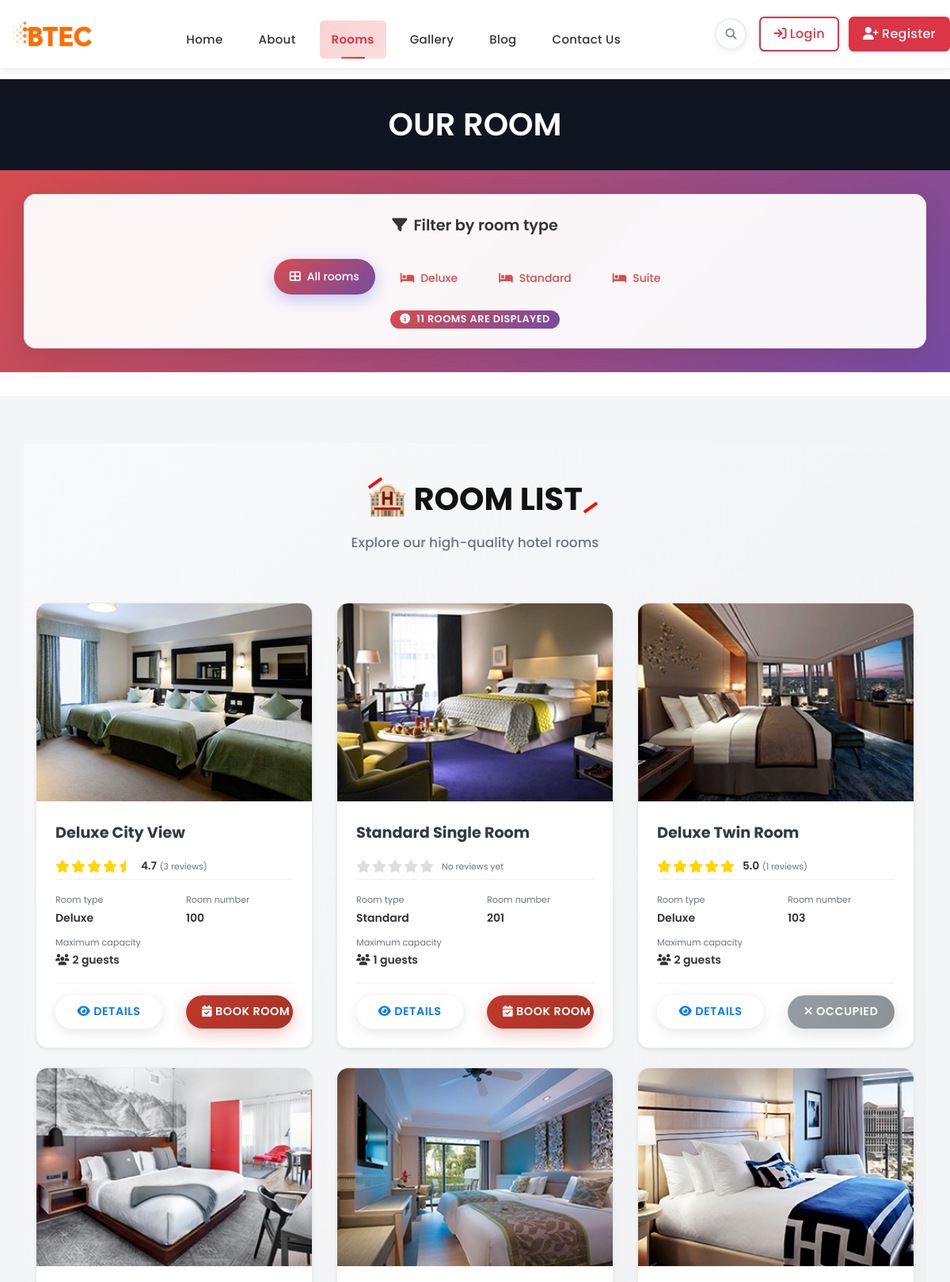
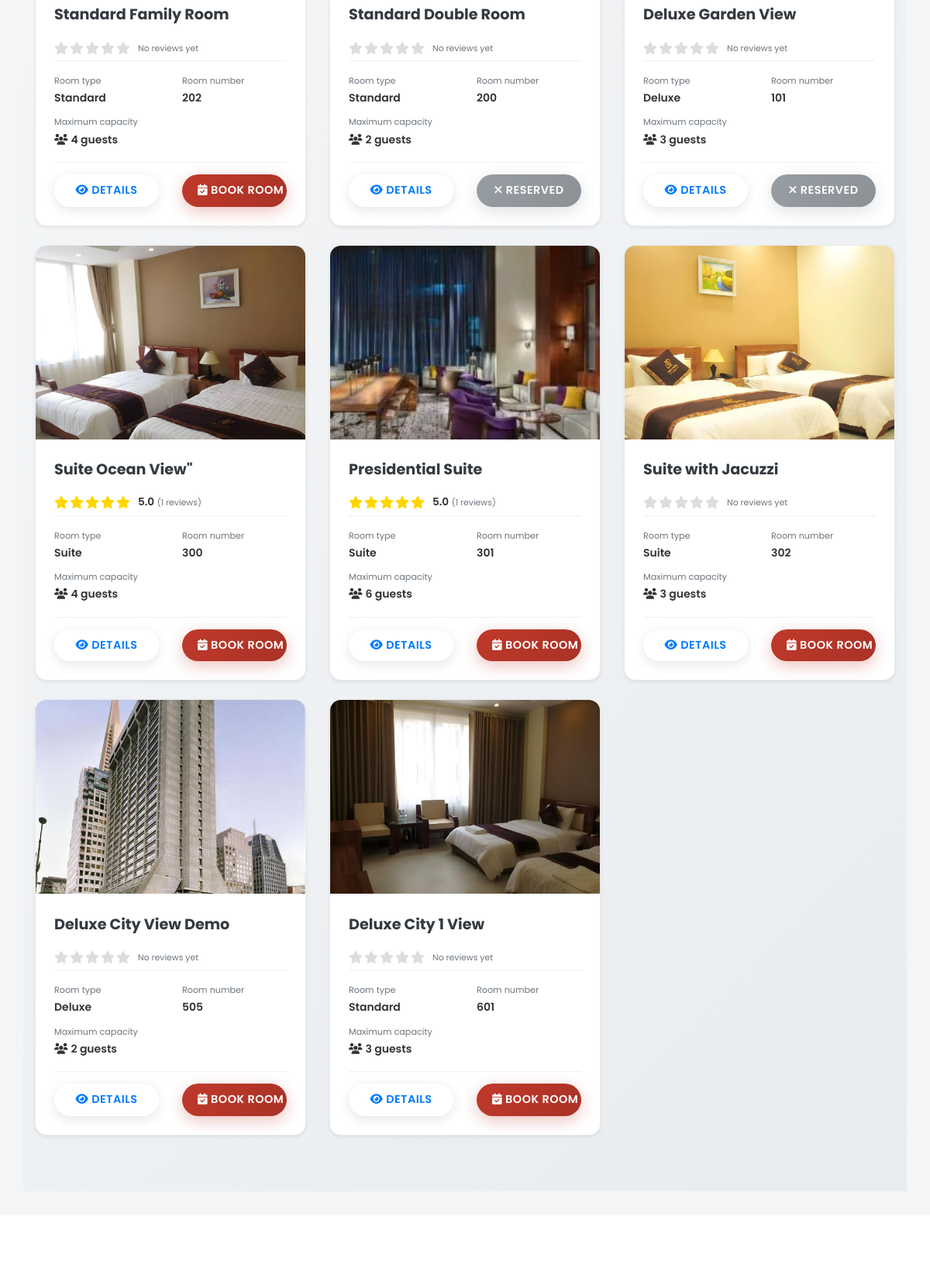
Screenshot of /room.php (upper part) with the database file from the repository (2 pictures, top to bottom).
### tables this page shows
CREATE TABLE `Room` (
  `RoomID` int NOT NULL AUTO_INCREMENT,
  `RoomName` varchar(50) NOT NULL,
  `RoomNumber` varchar(10) NOT NULL,
  `PricePerNight` bigint unsigned DEFAULT NULL,
  `Status` enum('Available','Occupied','Maintenance','Reserved') DEFAULT 'Available',
  `RoomTypeID` int NOT NULL,
  `MaxGuests` int NOT NULL DEFAULT '2',
  `Description` text,
  PRIMARY KEY (`RoomID`),
  UNIQUE KEY `RoomNumber` (`RoomNumber`),
  KEY `idx_room_number` (`RoomNumber`),
  KEY `idx_room_status` (`Status`),
  KEY `idx_room_type` (`RoomTypeID`),
  CONSTRAINT `Room_ibfk_1` FOREIGN KEY (`RoomTypeID`) REFERENCES `RoomType` (`RoomTypeID`) ON DELETE RESTRICT
);

CREATE TABLE `RoomType` (
  `RoomTypeID` int NOT NULL AUTO_INCREMENT,
  `TypeName` varchar(50) NOT NULL,
  PRIMARY KEY (`RoomTypeID`),
  UNIQUE KEY `TypeName` (`TypeName`),
  KEY `idx_roomtype_name` (`TypeName`)
);

### room.php (the view, shortened to what this page needs)
<?php
require 'config.php';
$roomTypesStmt = $pdo->query('SELECT DISTINCT rt.TypeName FROM RoomType rt JOIN Room r ON rt.RoomTypeID = r.RoomTypeID');
$roomTypes = $roomTypesStmt->fetchAll(PDO::FETCH_COLUMN);
$today = date('Y-m-d');
$sql = "SELECT r.*, rt.TypeName,
        (
            SELECT ImagePath FROM RoomImage
            WHERE RoomID = r.RoomID LIMIT 1
        ) AS FirstImage,
        (
            SELECT COUNT(*) FROM Reservation res
            WHERE res.RoomID = r.RoomID
              AND res.CheckInDate <= '$today'
              AND res.CheckOutDate > '$today'
        ) AS IsBookedToday,
        CASE
            WHEN r.Status = 'Maintenance' THEN 'Maintenance'
            WHEN r.Status = 'Occupied' THEN 'Occupied'
            WHEN r.Status = 'Reserved' THEN 'Reserved'
            ELSE 'Available'
        END AS DisplayStatus,
        (
            SELECT AVG(Rating) FROM Feedback
            WHERE RoomID = r.RoomID
        ) AS AverageRating,
        (
            SELECT COUNT(*) FROM Feedback
            WHERE RoomID = r.RoomID
        ) AS TotalReviews
        FROM Room r
        JOIN RoomType rt ON r.RoomTypeID = rt.RoomTypeID";
$stmt = $pdo->prepare($sql);
$stmt->execute();
$rooms = $stmt->fetchAll();
?>
<!DOCTYPE html>
<html lang="en">
   <head>
      <link rel="stylesheet" href="css/bootstrap.min.css">
      <link rel="stylesheet" href="css/style.css">
      <link rel="stylesheet" href="css/header.css">
      <link rel="stylesheet" href="css/responsive.css">
      <link rel="stylesheet" href="css/jquery.mCustomScrollbar.min.css">
      <link rel="stylesheet" href="https://cdnjs.cloudflare.com/ajax/libs/fancybox/2.1.5/jquery.fancybox.min.css" media="screen">
    <link rel="stylesheet" href="style.css">
    <link rel="stylesheet" href="https://cdnjs.cloudflare.com/ajax/libs/font-awesome/6.5.2/css/all.min.css">
   </head>
   <body class="main-layout">
      <header>
         <div class="header">
            <div class="logo_section">
               <div class="logo">
                  <a href="index.php"><img src="images/logo.png" alt="Logo"></a>
               </div>
            </div>
            <nav class="navigation navbar navbar-expand-lg navbar-light">
               <div class="collapse navbar-collapse" id="navbarNav">
                  <ul class="navbar-nav mx-auto">
                     <li class="nav-item">
                        <a class="nav-link" href="index.php">Home</a>
                     </li>
                     <li class="nav-item">
                        <a class="nav-link" href="about.php">About</a>
                     </li>
                     <li class="nav-item active">
                        <a class="nav-link" href="room.php">Rooms</a>
                     </li>
                     <li class="nav-item">
                        <a class="nav-link" href="gallery.php">Gallery</a>
                     </li>
                     <li class="nav-item">
                        <a class="nav-link" href="blog.php">Blog</a>
                     </li>
                     <li class="nav-item">
                        <a class="nav-link" href="contact.php">Contact Us</a>
                     </li>
                  </ul>
               </div>
            </nav>
            <div class="header-actions d-flex align-items-center">
               <div class="search-section mr-3">
                  <button class="btn btn-outline-secondary btn-sm" type="button" data-toggle="modal" data-target="#searchModal">
                     <i class="fa fa-search"></i>
                  </button>
               </div>
               <?php if (isset($_SESSION['account_id'])): ?>
                  <div class="profile-dropdown">
                     <button class="profile-btn">
                        <img src="images/profile.png" class="profile-avatar" alt="avatar">
                        <span class="d-none d-md-inline"><?= htmlspecialchars($_SESSION['username']) ?></span>
                        <i class="fa fa-caret-down"></i>
                     </button>
                     <div class="profile-menu">
                        <a class="dropdown-item" href="profile_customer.php">
                           <i class="fa fa-user mr-2"></i>Profile
                        </a>
                        <a class="dropdown-item" href="my_bookings.php">
                           <i class="fa fa-calendar mr-2"></i>My Bookings
                        </a>
                        <a class="dropdown-item" href="booked_rooms.php">
                           <i class="fa fa-history mr-2"></i>Booked Rooms
                        </a>
                        <?php if ($_SESSION['role'] === 'Admin'): ?>
                           <a class="dropdown-item" href="admin_dashboard.php">
                              <i class="fa fa-cog mr-2"></i>Admin Dashboard
                           </a>
                        <?php endif; ?>
                        <div class="dropdown-divider"></div>
                        <form method="post" action="logout.php" style="margin:0;">
                           <button type="submit" class="dropdown-item">
                              <i class="fa fa-sign-out mr-2"></i>Logout
                           </button>
                        </form>
                     </div>
                  </div>
               <?php else: ?>
                  <div class="auth-buttons">
                     <a href="login.php" class="btn btn-outline-primary btn-sm mr-2">
                        <i class="fa fa-sign-in mr-1"></i>Login
                     </a>
                     <a href="register.php" class="btn btn-primary btn-sm">
                        <i class="fa fa-user-plus mr-1"></i>Register
                     </a>
                  </div>
               <?php endif; ?>
            </div>
         </div>
      </header>
      <div class="back_re">
         <div class="container">
            <div class="row">
               <div class="col-md-12">
                  <div class="title">
                     <h2>Our Room</h2>
                  </div>
               </div>
            </div>
         </div>
      </div>
      <div class="room-filter-section">
         <div class="container">
            <div class="filter-container">
               <h4 class="filter-title">
                  <i class="fa fa-filter mr-2"></i>Filter by room type
               </h4>
               <div class="filter-buttons">
                  <a href="room.php" class="filter-btn <?= empty($_GET['room_type']) ? 'active' : '' ?>">
                     <i class="fa fa-th-large"></i>All rooms
                  </a>
                  <?php foreach ($roomTypes as $type): ?>
                  <a href="room.php?room_type=<?= urlencode($type) ?>"
                     class="filter-btn <?= (isset($_GET['room_type']) && $_GET['room_type'] === $type) ? 'active' : '' ?>">
                     <i class="fa fa-bed"></i><?= htmlspecialchars($type) ?>
                  </a>
                  <?php endforeach; ?>
               </div>
               <div class="filter-stats">
                  <span class="badge">
                     <i class="fa fa-info-circle mr-1"></i>
                     <?= count($rooms) ?> rooms are displayed
                  </span>
               </div>
            </div>
         </div>
      </div>
      <div class="our_room">
         <div class="container">
            <div class="room-list-section py-5">
               <div class="container">
                  <div class="row">
                     <div class="col-md-12 mb-4">
                        <div class="titlepage text-center">
                           <h2 class="mb-3">🏨 Room List</h2>
                           <p class="text-muted">Explore our high-quality hotel rooms</p>
                        </div>
                     </div>
                  </div>
                  <div class="row">
                     <?php if (empty($rooms)): ?>
                     <div class="col-12 text-center py-5">
                        <div class="no-results">
                           <i class="fa fa-search fa-3x text-muted mb-3"></i>
                           <h4 class="text-muted">No matching rooms found</h4>
                           <p class="text-muted">Please try again with different criteria</p>
                           <a href="room.php" class="btn btn-primary">
                              <i class="fa fa-refresh mr-2"></i>View all rooms
                           </a>
                        </div>
                     </div>
                     <?php else: ?>
                     <?php foreach ($rooms as $room): ?>
                     <div class="col-lg-4 col-md-6 mb-4">
                        <div class="room-card h-100 shadow-sm rounded overflow-hidden">
                           <div class="room-image position-relative">
                              <img src="uploads/<?= htmlspecialchars($room['FirstImage'] ?? 'default.jpg') ?>"
                                   alt="<?= htmlspecialchars($room['RoomName']) ?>"
                                   class="w-100" style="height: 250px; object-fit: cover;">
                           </div>
                           <div class="room-info p-4">
                              <h5 class="room-title mb-2">
                                 <a href="room_detail.php?room_id=<?= $room['RoomID'] ?>"
                                    class="text-dark text-decoration-none">
                                    <?= htmlspecialchars($room['RoomName']) ?>
                                 </a>
                              </h5>
                              <div class="room-rating mb-2">
                                 <?php
                                 $avgRating = $room['AverageRating'];
                                 $totalReviews = $room['TotalReviews'];
                                 if ($avgRating && $totalReviews > 0):
                                     $fullStars = floor($avgRating);
                                     $hasHalfStar = ($avgRating - $fullStars) >= 0.5;
                                 ?>
                                     <div class="rating-stars">
                                         <?php for ($i = 1; $i <= 5; $i++): ?>
                                             <?php if ($i <= $fullStars): ?>
                                                 <i class="fa fa-star text-warning"></i>
                                             <?php elseif ($i == $fullStars + 1 && $hasHalfStar): ?>
                                                 <i class="fa fa-star-half-o text-warning"></i>
                                             <?php else: ?>
                                                 <i class="fa fa-star-o text-muted"></i>
                                             <?php endif; ?>
                                         <?php endfor; ?>
                                         <span class="rating-text ml-2">
                                             <strong><?= number_format($avgRating, 1) ?></strong>
                                             <small class="text-muted">(<?= $totalReviews ?> reviews)</small>
                                         </span>
                                     </div>
                                 <?php else: ?>
                                     <div class="rating-stars">
                                         <i class="fa fa-star-o text-muted"></i>
                                         <i class="fa fa-star-o text-muted"></i>
                                         <i class="fa fa-star-o text-muted"></i>
                                         <i class="fa fa-star-o text-muted"></i>
                                         <i class="fa fa-star-o text-muted"></i>
                                         <span class="rating-text ml-2">
                                             <small class="text-muted">No reviews yet</small>
                                         </span>
                                     </div>
                                 <?php endif; ?>
                              </div>
                              <div class="room-details mb-3">
                                 <div class="row">
                                    <div class="col-6">
                                       <small class="text-muted d-block">Room type</small>
                                       <strong><?= htmlspecialchars($room['TypeName']) ?></strong>
                                    </div>
                                    <div class="col-6">
                                       <small class="text-muted d-block">Room number</small>
                                       <strong><?= htmlspecialchars($room['RoomNumber']) ?></strong>
                                    </div>
                                 </div>
                                 <?php if (isset($room['MaxGuests'])): ?>
                                 <div class="mt-2">
                                    <small class="text-muted d-block">Maximum capacity</small>
                                    <strong><i class="fa fa-users mr-1"></i><?= $room['MaxGuests'] ?> guests</strong>
                                 </div>
                                 <?php endif; ?>
                              </div>
                              <div class="room-actions">
                                 <div class="row">
                                    <div class="col-6">
                                       <a href="room_detail.php?room_id=<?= $room['RoomID'] ?>"
                                          class="btn btn-outline-primary btn-sm w-100">
                                          <i class="fa fa-eye mr-1"></i>Details
                                       </a>
                                    </div>
                                    <div class="col-6">
                                       <?php if ($room['DisplayStatus'] === 'Available'): ?>
                                          <a href="booking.php?room_id=<?= $room['RoomID'] ?>"
                                             class="btn btn-success btn-sm w-100">
                                             <i class="fa fa-calendar-check mr-1"></i>Book room
                                          </a>
                                       <?php else: ?>
                                          <button class="btn btn-secondary btn-sm w-100" disabled>
                                             <i class="fa fa-times mr-1"></i><?= $room['DisplayStatus'] ?>
                                          </button>
                                       <?php endif; ?>
                                    </div>
                                 </div>
                              </div>
                           </div>
                        </div>
                     </div>
                     <?php endforeach; ?>
                     <?php endif; ?>
                  </div>
               </div>
            </div>
         </div>
      </div>
   </body>
</html>

### rows the page displays
room: shows a picture, RoomName "Deluxe City View", avgRating "4.7", totalReviews "3", RoomTypeID.TypeName "Deluxe", RoomNumber "100", MaxGuests "2"
room: shows a picture, RoomName "Standard Single Room", shows "No reviews yet", RoomTypeID.TypeName "Standard", RoomNumber "201", MaxGuests "1"
room: shows a picture, RoomName "Deluxe Twin Room", avgRating "5.0", totalReviews "1", RoomTypeID.TypeName "Deluxe", RoomNumber "103", MaxGuests "2", DisplayStatus "OCCUPIED"
room: shows a picture, RoomName "Standard Family Room", shows "No reviews yet", RoomTypeID.TypeName "Standard", RoomNumber "202", MaxGuests "4"
room: shows a picture, RoomName "Standard Double Room", shows "No reviews yet", RoomTypeID.TypeName "Standard", RoomNumber "200", MaxGuests "2", DisplayStatus "RESERVED"
room: shows a picture, RoomName "Deluxe Garden View", shows "No reviews yet", RoomTypeID.TypeName "Deluxe", RoomNumber "101", MaxGuests "3", DisplayStatus "RESERVED"
room: shows a picture, RoomName "Suite Ocean View\"", avgRating "5.0", totalReviews "1", RoomTypeID.TypeName "Suite", RoomNumber "300", MaxGuests "4"
room: shows a picture, RoomName "Presidential Suite", avgRating "5.0", totalReviews "1", RoomTypeID.TypeName "Suite", RoomNumber "301", MaxGuests "6"
room: shows a picture, RoomName "Suite with Jacuzzi", shows "No reviews yet", RoomTypeID.TypeName "Suite", RoomNumber "302", MaxGuests "3"
room: shows a picture, RoomName "Deluxe City View Demo", shows "No reviews yet", RoomTypeID.TypeName "Deluxe", RoomNumber "505", MaxGuests "2"
room: shows a picture, RoomName "Deluxe City 1 View", shows "No reviews yet", RoomTypeID.TypeName "Standard", RoomNumber "601", MaxGuests "3"

### other values shown
$type "Deluxe"
$type "Standard"
$type "Suite"
count($rooms) "11"
